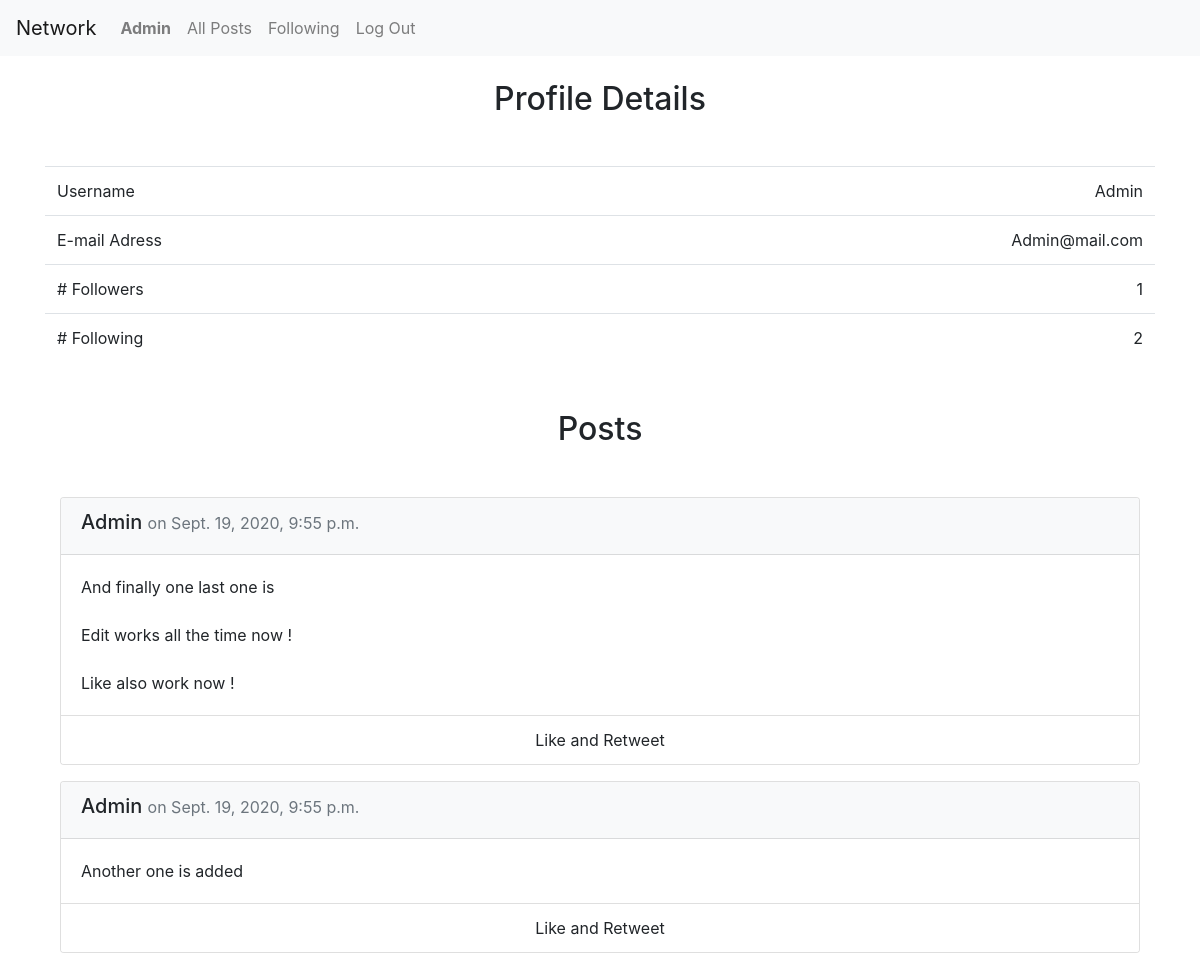
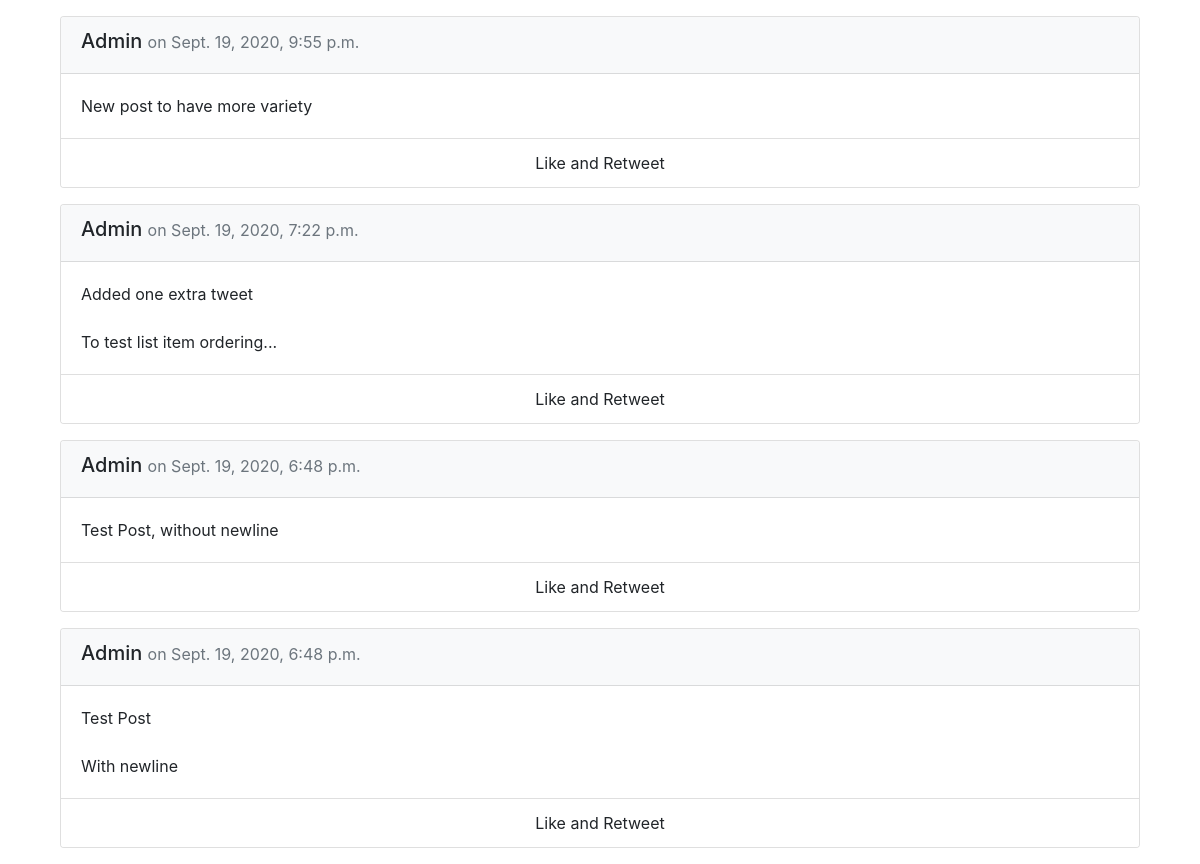
Screenshot of /profile/Admin (signed in) with the database file from the repository (2 pictures, top to bottom).
### network/models.py (models this page shows, shortened)
class User(AbstractUser):
    likes = models.ManyToManyField("Post", blank=True,
            related_name="likes")
    follows = models.ManyToManyField("self", blank=True, symmetrical=False,
              related_name="followers", default=0)
    def __str__(self):
        return f"{self.username}"

class Post(models.Model):
    creator = models.ForeignKey(User, related_name="posts",
                on_delete=models.CASCADE)
    timestamp = models.DateTimeField(auto_now_add=True)
    content = models.CharField(max_length=10000)

### network/views.py (the view)
# urls.py: path("profile/<str:username>", views.profile, name="profile"),
def profile(request, username):
    user = User.objects.get(username=username)
    if request.user == user:
        showFollow = 0
    elif request.user.username in user.followers.all():
        showFollow = 1
    else:
        showFollow = 2
    content = getPaginator(request, user.posts.order_by("-timestamp"))
    content["profile"] = user
    content["showFollow"] = showFollow
    return render(request, "network/profile.html", content)

### network/utils.py (called while the page is built)
def getPaginator(request, data):
    p = Paginator(data, 10)
    page_number = request.GET.get("page", 1)
    page = p.get_page(page_number)
    if page.has_previous():
        previousURL = f"?page={page.previous_page_number()}"
    else:
        previousURL = ''
    if page.has_next():
        nextURL = f"?page={page.next_page_number()}"
    else:
        nextURL = ''
    content = {"page": page, "previousURL": previousURL, "nextURL": nextURL}
    return content

### network/templates/network/profile.html (shortened to what this page needs)
{% extends "network/layout.html" %}
{% block body %}
<div class="container">
    <h2 class="text-center mt-4">
        Profile Details
    </h2>
    <table class="table mt-5 mb-4 responsive">
        <tbody>
            <tr>
                <td> Username </td>
                <td class="text-right">{{ profile.username }}</td>
            </tr>
            <tr>
                <td>E-mail Adress</td>
                <td class="text-right">{{ profile.email }}</td>
            </tr>
            <tr>
                <td># Followers</td>
                <td class="text-right">{{ profile.followers.all | length }}</td>
            </tr>
            <tr>
                <td># Following</td>
                <td class="text-right">{{ profile.follows.all | length }}</td>
            </tr>
        </tbody>
    </table>
    <h2 class="text-center my-5">Posts</h2>
    <div class="container d-block mt-3">
        {% for post in page.object_list %}
        <div class="card my-3">
            <div class="card-header bg-light">
                <h5>{{ post.creator }}
                    <small class="text-muted"> on {{ post.timestamp }}</small>
                </h5>
            </div>
            <div class="card-body">
                <p class="card-text content">{{ post.content }}</p>
              </div>
            <div class="card-footer bg-white text-center">
                Like and Retweet
            </div>
          </div>
        {% endfor %}
    </div>
</div>
{% endblock %}

### network/templates/network/layout.html (shortened to what this page needs)
{% load static %}
<!DOCTYPE html>
<html lang="en">
    <head>
        <link rel="stylesheet" href="https://stackpath.bootstrapcdn.com/bootstrap/4.4.1/css/bootstrap.min.css">
        <link href="{% static 'network/styles.css' %}" rel="stylesheet">
    </head>
    <body>
        <nav class="navbar navbar-expand-lg navbar-light bg-light">
            <a class="navbar-brand" href="#">Network</a>
            <div>
              <ul class="navbar-nav mr-auto">
                {% if user.is_authenticated %}
                    <li class="nav-item">
                        <a class="nav-link" href="{% url 'profile' user.username %}"><strong>{{ user.username }}</strong></a>
                    </li>
                {% endif %}
                <li class="nav-item">
                  <a class="nav-link" href="{% url 'index' %}">All Posts</a>
                </li>
                {% if user.is_authenticated %}
                    <li class="nav-item">
                        <a class="nav-link" href="{% url 'following' %}">Following</a>
                    </li>
                    <li class="nav-item">
                        <a class="nav-link" href="{% url 'logout' %}">Log Out</a>
                    </li>
                {% endif %}
              </ul>
            </div>
          </nav>
        <div class="body">
            {% block body %}
            {% endblock %}
        </div>
    </body>
</html>

### network/static/network/styles.css (style rules this page uses)
.content { white-space: pre-line; }

### rows the page displays
User: username "Admin", email "Admin@mail.com", followers.all|length "1", follows.all|length "2"
Post: creator "Admin", timestamp "Sept. 19, 2020, 9:55 p.m.", content "And finally one last one is Edit works all the time now ! Like also work now !"
Post: creator "Admin", timestamp "Sept. 19, 2020, 9:55 p.m.", content "Another one is added"
Post: creator "Admin", timestamp "Sept. 19, 2020, 9:55 p.m.", content "New post to have more variety"
Post: creator "Admin", timestamp "Sept. 19, 2020, 7:22 p.m.", content "Added one extra tweet To test list item ordering..."
Post: creator "Admin", timestamp "Sept. 19, 2020, 6:48 p.m.", content "Test Post, without newline"
Post: creator "Admin", timestamp "Sept. 19, 2020, 6:48 p.m.", content "Test Post With newline"
